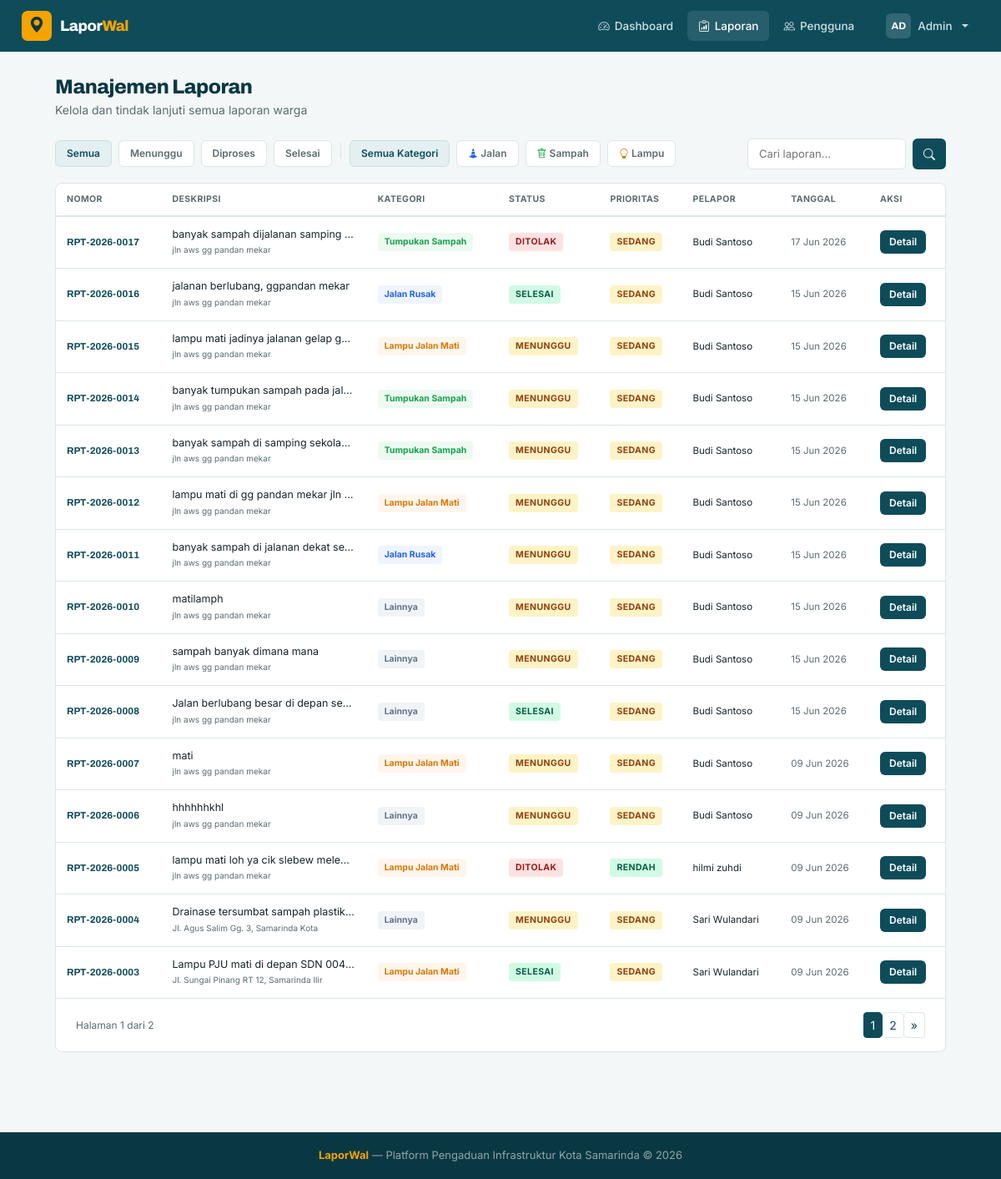
Page /admin-panel/laporan/ (signed in) on the committed database.
### accounts/models.py (models this page shows, shortened)
class CustomUser(AbstractUser):
    phone = models.CharField(max_length=20, blank=True, verbose_name="Nomor HP")
    avatar = models.ImageField(upload_to='avatars/', blank=True, null=True, verbose_name="Foto Profil")
    kota = models.CharField(max_length=100, default='Samarinda', verbose_name="Kota")
    is_admin_dinas = models.BooleanField(default=False, verbose_name="Admin Dinas")
    class Meta:
        verbose_name = "Pengguna"
        verbose_name_plural = "Pengguna"
    def get_initials(self):
        parts = self.get_full_name().split()
        if len(parts) >= 2:
            return parts[0][0].upper() + parts[1][0].upper()
        elif self.first_name:
            return self.first_name[:2].upper()
        return self.username[:2].upper()

### laporan/models.py (models this page shows, shortened)
class Laporan(models.Model):
    KATEGORI_CHOICES = [
        ('jalan', 'Jalan Rusak'),
        ('sampah', 'Tumpukan Sampah'),
        ('lampu', 'Lampu Jalan Mati'),
        ('lainnya', 'Lainnya'),
    ]
    STATUS_CHOICES = [
        ('pending', 'Menunggu'),
        ('diproses', 'Diproses'),
        ('selesai', 'Selesai'),
        ('ditolak', 'Ditolak'),
    ]
    PRIORITAS_CHOICES = [
        ('rendah', 'Rendah'),
        ('sedang', 'Sedang'),
        ('tinggi', 'Tinggi'),
        ('darurat', 'Darurat'),
    ]
    nomor_laporan = models.CharField(max_length=20, unique=True, blank=True)
    pelapor = models.ForeignKey(
        settings.AUTH_USER_MODEL,
        on_delete=models.CASCADE,
        related_name='laporan_set',
        verbose_name="Pelapor"
    )
    foto = models.ImageField(upload_to=report_upload_path, verbose_name="Foto Laporan")
    deskripsi = models.TextField(verbose_name="Deskripsi Laporan")
    alamat = models.CharField(max_length=255, verbose_name="Alamat / Lokasi")
    latitude = models.DecimalField(max_digits=9, decimal_places=6, null=True, blank=True)
    longitude = models.DecimalField(max_digits=9, decimal_places=6, null=True, blank=True)
    kategori = models.CharField(max_length=20, choices=KATEGORI_CHOICES, default='lainnya')
    status = models.CharField(max_length=20, choices=STATUS_CHOICES, default='pending')
    prioritas = models.CharField(max_length=20, choices=PRIORITAS_CHOICES, default='sedang')
    ai_kategori = models.CharField(max_length=20, blank=True, null=True, verbose_name="Kategori AI")
    ai_confidence = models.IntegerField(default=0, verbose_name="Confidence AI (%)")
    catatan_admin = models.TextField(blank=True, verbose_name="Catatan Admin")
    dibuat_pada = models.DateTimeField(auto_now_add=True, verbose_name="Tanggal Lapor")
    diperbarui_pada = models.DateTimeField(auto_now=True, verbose_name="Terakhir Diperbarui")
    diselesaikan_pada = models.DateTimeField(null=True, blank=True, verbose_name="Tanggal Selesai")
    class Meta:
        verbose_name = "Laporan"
        verbose_name_plural = "Laporan"
        ordering = ['-dibuat_pada']

### laporan/views.py (the view)
    def wrapper(request, *args, **kwargs):
        if not request.user.is_authenticated:
            return redirect('login')
        if not (request.user.is_admin_dinas or request.user.is_staff):
            messages.error(request, 'Anda tidak memiliki akses halaman admin.')
            return redirect('beranda')
        return view_func(request, *args, **kwargs)

### laporan/views.py (called while the page is built, shortened)
def admin_required(view_func):
    def wrapper(request, *args, **kwargs):
        if not request.user.is_authenticated:
            return redirect('login')
        if not (request.user.is_admin_dinas or request.user.is_staff):
            messages.error(request, 'Anda tidak memiliki akses halaman admin.')
            return redirect('beranda')
        return view_func(request, *args, **kwargs)
    wrapper.__name__ = view_func.__name__
    return wrapper

@admin_required
def admin_laporan(request):
    laporan_qs = Laporan.objects.select_related('pelapor').order_by('-dibuat_pada')
    status_filter = request.GET.get('status', '')
    kategori_filter = request.GET.get('kategori', '')
    search = request.GET.get('q', '')
    if status_filter:
        laporan_qs = laporan_qs.filter(status=status_filter)
    if kategori_filter:
        laporan_qs = laporan_qs.filter(kategori=kategori_filter)
    paginator = Paginator(laporan_qs, 15)
    page_num = request.GET.get('page', 1)
    laporan_page = paginator.get_page(page_num)
    return render(request, 'laporan/admin_laporan.html', {
        'laporan_list': laporan_page,
        'status_filter': status_filter,
        'kategori_filter': kategori_filter,
        'search': search,
    })

### templates/laporan/admin_laporan.html (shortened to what this page needs)
{% extends 'base.html' %}
{% block content %}
<div class="admin-wrap">
  <div class="mb-4">
    <h1 class="h-page" style="margin-bottom:2px">Manajemen Laporan</h1>
    <p class="section-sub mb-0">Kelola dan tindak lanjuti semua laporan warga</p>
  </div>
  <div class="d-flex flex-wrap gap-2 align-items-center mb-3">
    <div class="d-flex gap-2 flex-wrap">
      <a href="{% url 'admin_laporan' %}{% if kategori_filter %}?kategori={{ kategori_filter }}{% endif %}" class="filter-chip {% if not status_filter %}active{% endif %}">Semua</a>
      <a href="?status=pending{% if kategori_filter %}&kategori={{ kategori_filter }}{% endif %}{% if search %}&q={{ search }}{% endif %}" class="filter-chip {% if status_filter == 'pending' %}active{% endif %}">Menunggu</a>
      <a href="?status=diproses{% if kategori_filter %}&kategori={{ kategori_filter }}{% endif %}{% if search %}&q={{ search }}{% endif %}" class="filter-chip {% if status_filter == 'diproses' %}active{% endif %}">Diproses</a>
      <a href="?status=selesai{% if kategori_filter %}&kategori={{ kategori_filter }}{% endif %}{% if search %}&q={{ search }}{% endif %}" class="filter-chip {% if status_filter == 'selesai' %}active{% endif %}">Selesai</a>
      <span style="color:var(--line)">|</span>
      <a href="{% url 'admin_laporan' %}{% if status_filter %}?status={{ status_filter }}{% endif %}" class="filter-chip {% if not kategori_filter %}active{% endif %}">Semua Kategori</a>
      <a href="?kategori=jalan{% if status_filter %}&status={{ status_filter }}{% endif %}" class="filter-chip {% if kategori_filter == 'jalan' %}active{% endif %}"><i class="bi bi-cone-striped" style="color:var(--kat-jalan)"></i> Jalan</a>
      <a href="?kategori=sampah{% if status_filter %}&status={{ status_filter }}{% endif %}" class="filter-chip {% if kategori_filter == 'sampah' %}active{% endif %}"><i class="bi bi-trash" style="color:var(--kat-sampah)"></i> Sampah</a>
      <a href="?kategori=lampu{% if status_filter %}&status={{ status_filter }}{% endif %}" class="filter-chip {% if kategori_filter == 'lampu' %}active{% endif %}"><i class="bi bi-lightbulb" style="color:var(--kat-lampu)"></i> Lampu</a>
    </div>
    <form method="get" class="ms-auto d-flex gap-2">
      <input type="text" name="q" value="{{ search }}" placeholder="Cari laporan..." style="border:1.5px solid var(--line);border-radius:6px;padding:7px 13px;font-size:13px;width:190px">
      <button type="submit" class="btn-teal" style="padding:8px 13px"><i class="bi bi-search"></i></button>
    </form>
  </div>
  <div class="lw-card" style="padding:0;overflow:hidden">
    <table class="tbl">
      <thead>
        <tr><th>Nomor</th><th>Deskripsi</th><th>Kategori</th><th>Status</th><th>Prioritas</th><th>Pelapor</th><th>Tanggal</th><th>Aksi</th></tr>
      </thead>
      <tbody>
        {% for lap in laporan_list %}
        <tr>
          <td class="nomor">{{ lap.nomor_laporan }}</td>
          <td style="max-width:220px">
            <span style="white-space:nowrap;overflow:hidden;text-overflow:ellipsis;display:block;max-width:220px;font-size:12.5px">{{ lap.deskripsi }}</span>
            <span class="section-sub" style="font-size:10px">{{ lap.alamat|truncatechars:40 }}</span>
          </td>
          <td><span class="badge-{{ lap.kategori }}">{{ lap.get_kategori_display }}</span></td>
          <td><span class="badge-{{ lap.status }}">{{ lap.get_status_display }}</span></td>
          <td>
            <span style="display:inline-flex;align-items:center;font-size:10.5px;font-weight:700;letter-spacing:.4px;text-transform:uppercase;padding:3px 8px;border-radius:4px;background:{% if lap.prioritas == 'darurat' %}#16242A;color:#fff{% elif lap.prioritas == 'tinggi' %}#FEE2E2;color:#991B1B{% elif lap.prioritas == 'sedang' %}#FEF3C7;color:#92400E{% else %}#D1FAE5;color:#065F46{% endif %}">
              {{ lap.get_prioritas_display }}
            </span>
          </td>
          <td style="font-size:11.5px">{{ lap.pelapor.get_full_name }}</td>
          <td style="font-size:11.5px;color:var(--muted)">{{ lap.dibuat_pada|date:"d M Y" }}</td>
          <td><a href="{% url 'admin_detail_laporan' lap.pk %}" class="btn-teal" style="padding:5px 11px;font-size:12px">Detail</a></td>
        </tr>
        {% empty %}
        <tr><td colspan="8" class="text-center section-sub py-5"><i class="bi bi-inbox d-block fs-2 mb-2"></i>Tidak ada laporan ditemukan.</td></tr>
        {% endfor %}
      </tbody>
    </table>
    {% if laporan_list.has_other_pages %}
    <div class="d-flex align-items-center justify-content-between px-4 py-3" style="border-top:1px solid var(--line)">
      <span class="section-sub" style="font-size:12px">Halaman {{ laporan_list.number }} dari {{ laporan_list.paginator.num_pages }}</span>
      <nav>
        <ul class="pagination pagination-sm mb-0">
          {% for num in laporan_list.paginator.page_range %}
          <li class="page-item {% if num == laporan_list.number %}active{% endif %}"><a class="page-link" href="?page={{ num }}">{{ num }}</a></li>
          {% endfor %}
          {% if laporan_list.has_next %}
          <li class="page-item"><a class="page-link" href="?page={{ laporan_list.next_page_number }}{% if status_filter %}&status={{ status_filter }}{% endif %}{% if search %}&q={{ search }}{% endif %}">&raquo;</a></li>
          {% endif %}
        </ul>
      </nav>
    </div>
    {% endif %}
  </div>
</div>
{% endblock %}

### templates/base.html (shortened to what this page needs)
<!DOCTYPE html>
<html lang="id">
<head>
  {% load static %}
  <link href="https://cdn.jsdelivr.net/npm/bootstrap@5.3.3/dist/css/bootstrap.min.css" rel="stylesheet">
  <link href="https://cdn.jsdelivr.net/npm/bootstrap-icons@1.11.3/font/bootstrap-icons.css" rel="stylesheet">
</head>
<body>
<nav class="lw-navbar">
  <a href="{% url 'beranda' %}" class="lw-brand">
    <div class="lw-brand-icon"><i class="bi bi-geo-alt-fill"></i></div>
    <span class="lw-brand-text">Lapor<b>Wal</b></span>
  </a>
  <div class="lw-nav-links">
    {% if user.is_authenticated %}
      {% if user.is_admin_dinas or user.is_staff %}
        <a href="{% url 'admin_dashboard' %}" class="lw-nav-link {% if request.resolver_match.url_name == 'admin_dashboard' %}active{% endif %}"><i class="bi bi-speedometer2"></i>Dashboard</a>
        <a href="{% url 'admin_laporan' %}" class="lw-nav-link {% if request.resolver_match.url_name == 'admin_laporan' %}active{% endif %}"><i class="bi bi-clipboard-data"></i>Laporan</a>
        <a href="{% url 'admin_pengguna' %}" class="lw-nav-link {% if request.resolver_match.url_name == 'admin_pengguna' %}active{% endif %}"><i class="bi bi-people"></i>Pengguna</a>
      {% endif %}
      <div class="dropdown ms-2">
        <button class="lw-nav-link dropdown-toggle d-flex align-items-center gap-2" data-bs-toggle="dropdown">
          <div style="width:30px;height:30px;background:rgba(255,255,255,.15);border-radius:6px;display:flex;align-items:center;justify-content:center;font-size:12px;font-weight:700;color:#fff;font-family:var(--display)">
            {{ user.get_initials }}
          </div>
          <span class="d-none d-md-inline">{{ user.first_name|default:user.username }}</span>
        </button>
      </div>
    {% endif %}
  </div>
</nav>
{% block content %}{% endblock %}
<footer class="lw-footer">
  <b>LaporWal</b> &mdash; Platform Pengaduan Infrastruktur Kota Samarinda &copy; 2026
</footer>
</body>
</html>

### rows in the picture
CustomUser: get_initials "AD", first_name "Admin"
Laporan: nomor_laporan "RPT-2026-0017", deskripsi "banyak sampah dijalanan samping…", alamat "jln aws gg pandan mekar", kategori "Tumpukan Sampah", status "DITOLAK", prioritas "SEDANG", pelapor.get_full_name "Budi Santoso", dibuat_pada "17 Jun 2026"
Laporan: nomor_laporan "RPT-2026-0016", deskripsi "jalanan berlubang, ggpandan mekar", alamat "jln aws gg pandan mekar", kategori "Jalan Rusak", status "SELESAI", prioritas "SEDANG", pelapor.get_full_name "Budi Santoso", dibuat_pada "15 Jun 2026"
Laporan: nomor_laporan "RPT-2026-0015", deskripsi "lampu mati jadinya jalanan gelap g…", alamat "jln aws gg pandan mekar", kategori "Lampu Jalan Mati", status "MENUNGGU", prioritas "SEDANG", pelapor.get_full_name "Budi Santoso", dibuat_pada "15 Jun 2026"
Laporan: nomor_laporan "RPT-2026-0014", deskripsi "banyak tumpukan sampah pada jal…", alamat "jln aws gg pandan mekar", kategori "Tumpukan Sampah", status "MENUNGGU", prioritas "SEDANG", pelapor.get_full_name "Budi Santoso", dibuat_pada "15 Jun 2026"
Laporan: nomor_laporan "RPT-2026-0013", deskripsi "banyak sampah di samping sekola…", alamat "jln aws gg pandan mekar", kategori "Tumpukan Sampah", status "MENUNGGU", prioritas "SEDANG", pelapor.get_full_name "Budi Santoso", dibuat_pada "15 Jun 2026"
Laporan: nomor_laporan "RPT-2026-0012", deskripsi "lampu mati di gg pandan mekar jln…", alamat "jln aws gg pandan mekar", kategori "Lampu Jalan Mati", status "MENUNGGU", prioritas "SEDANG", pelapor.get_full_name "Budi Santoso", dibuat_pada "15 Jun 2026"
Laporan: nomor_laporan "RPT-2026-0011", deskripsi "banyak sampah di jalanan dekat se…", alamat "jln aws gg pandan mekar", kategori "Jalan Rusak", status "MENUNGGU", prioritas "SEDANG", pelapor.get_full_name "Budi Santoso", dibuat_pada "15 Jun 2026"
Laporan: nomor_laporan "RPT-2026-0010", deskripsi "matilamph", alamat "jln aws gg pandan mekar", kategori "Lainnya", status "MENUNGGU", prioritas "SEDANG", pelapor.get_full_name "Budi Santoso", dibuat_pada "15 Jun 2026"
Laporan: nomor_laporan "RPT-2026-0009", deskripsi "sampah banyak dimana mana", alamat "jln aws gg pandan mekar", kategori "Lainnya", status "MENUNGGU", prioritas "SEDANG", pelapor.get_full_name "Budi Santoso", dibuat_pada "15 Jun 2026"
Laporan: nomor_laporan "RPT-2026-0008", deskripsi "Jalan berlubang besar di depan se…", alamat "jln aws gg pandan mekar", kategori "Lainnya", status "SELESAI", prioritas "SEDANG", pelapor.get_full_name "Budi Santoso", dibuat_pada "15 Jun 2026"
Laporan: nomor_laporan "RPT-2026-0007", deskripsi "mati", alamat "jln aws gg pandan mekar", kategori "Lampu Jalan Mati", status "MENUNGGU", prioritas "SEDANG", pelapor.get_full_name "Budi Santoso", dibuat_pada "09 Jun 2026"
Laporan: nomor_laporan "RPT-2026-0006", deskripsi "hhhhhhkhl", alamat "jln aws gg pandan mekar", kategori "Lainnya", status "MENUNGGU", prioritas "SEDANG", pelapor.get_full_name "Budi Santoso", dibuat_pada "09 Jun 2026"
Laporan: nomor_laporan "RPT-2026-0005", deskripsi "lampu mati loh ya cik slebew mele…", alamat "jln aws gg pandan mekar", kategori "Lampu Jalan Mati", status "DITOLAK", prioritas "RENDAH", pelapor.get_full_name "hilmi zuhdi", dibuat_pada "09 Jun 2026"
Laporan: nomor_laporan "RPT-2026-0004", deskripsi "Drainase tersumbat sampah plastik…", alamat "Jl. Agus Salim Gg. 3, Samarinda Kota", kategori "Lainnya", status "MENUNGGU", prioritas "SEDANG", pelapor.get_full_name "Sari Wulandari", dibuat_pada "09 Jun 2026"
Laporan: nomor_laporan "RPT-2026-0003", deskripsi "Lampu PJU mati di depan SDN 004…", alamat "Jl. Sungai Pinang RT 12, Samarinda Ilir", kategori "Lampu Jalan Mati", status "SELESAI", prioritas "SEDANG", pelapor.get_full_name "Sari Wulandari", dibuat_pada "09 Jun 2026"

### other values in the picture
{{ laporan_list.number }} "1"
{{ laporan_list.paginator.num_pages }} "2"
{{ num }} "1" "2"
